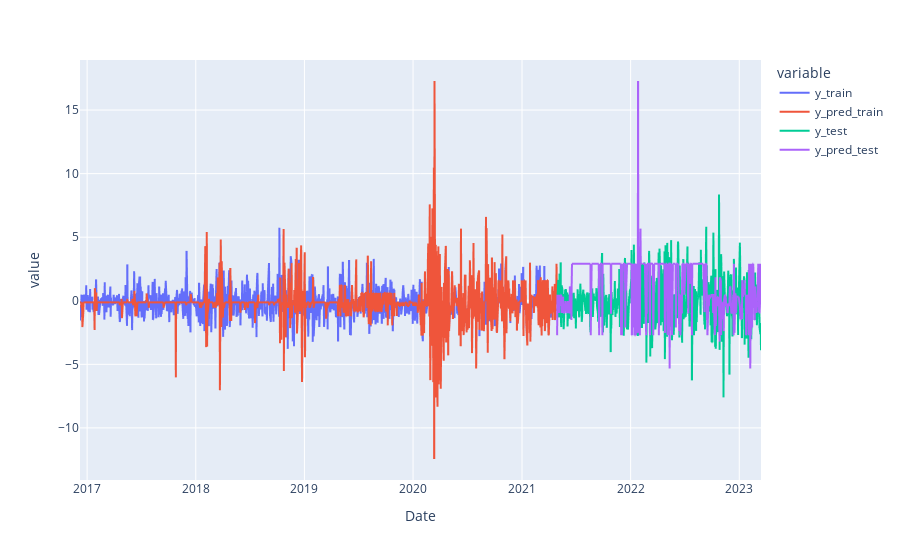

Notebook code for this chart:
### Code cell
px.line(df_pred, x=df_pred.index, y='value', color='variable')

### Figure 1 — Plotly figure (JSON) as saved in the notebook; plotly's stock layout.template omitted (floating-point values rounded to 4 significant figures; data arrays with more than 128 entries replaced by an {"elided": "..."} marker saying what was removed)
{"data": [{"hovertemplate": "variable=y_train<br>Date=%{x}<br>value=%{y}<extra></extra>", "legendgroup": "y_train", "line": {"color": "#636efa", "dash": "solid"}, "marker": {"symbol": "circle"}, "mode": "lines", "name": "y_train", "showlegend": true, "type": "scattergl", "x": {"elided": "1576 str values"}, "xaxis": "x", "y": {"elided": "1576 float values"}, "yaxis": "y"}, {"hovertemplate": "variable=y_pred_train<br>Date=%{x}<br>value=%{y}<extra></extra>", "legendgroup": "y_pred_train", "line": {"color": "#EF553B", "dash": "solid"}, "marker": {"symbol": "circle"}, "mode": "lines", "name": "y_pred_train", "showlegend": true, "type": "scattergl", "x": {"elided": "1576 str values"}, "xaxis": "x", "y": {"elided": "1576 float values"}, "yaxis": "y"}, {"hovertemplate": "variable=y_test<br>Date=%{x}<br>value=%{y}<extra></extra>", "legendgroup": "y_test", "line": {"color": "#00cc96", "dash": "solid"}, "marker": {"symbol": "circle"}, "mode": "lines", "name": "y_test", "showlegend": true, "type": "scattergl", "x": {"elided": "1576 str values"}, "xaxis": "x", "y": {"elided": "1576 float values"}, "yaxis": "y"}, {"hovertemplate": "variable=y_pred_test<br>Date=%{x}<br>value=%{y}<extra></extra>", "legendgroup": "y_pred_test", "line": {"color": "#ab63fa", "dash": "solid"}, "marker": {"symbol": "circle"}, "mode": "lines", "name": "y_pred_test", "showlegend": true, "type": "scattergl", "x": {"elided": "1576 str values"}, "xaxis": "x", "y": {"elided": "1576 float values"}, "yaxis": "y"}], "layout": {"legend": {"title": {"text": "variable"}, "tracegroupgap": 0}, "margin": {"t": 60}, "xaxis": {"anchor": "y", "domain": [0, 1], "title": {"text": "Date"}}, "yaxis": {"anchor": "x", "domain": [0, 1], "title": {"text": "value"}}}}
